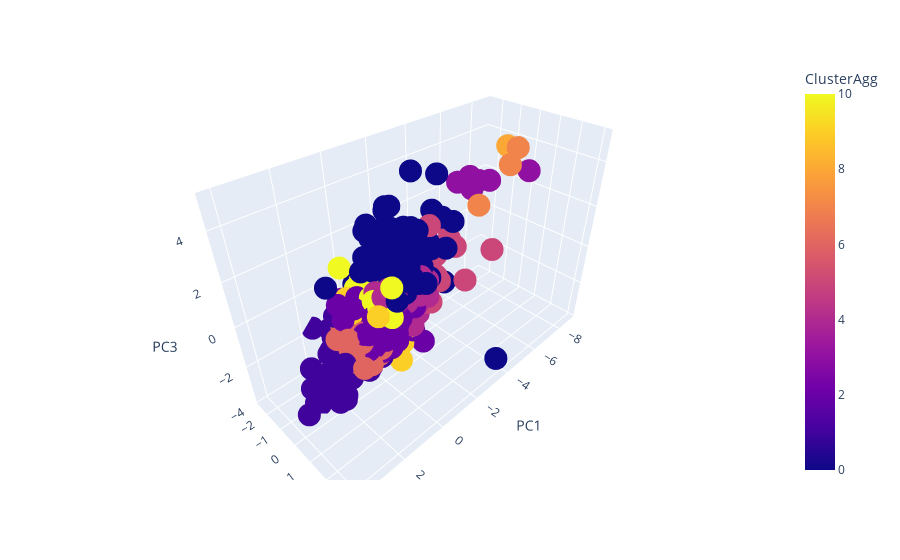

Here is the notebook cell this chart was saved with:
### Code cell
px.scatter_3d(df_final_agg, x='PC1', y='PC2', z='PC3', color='ClusterAgg')

### Figure 1 — Plotly figure (JSON) as saved in the notebook; plotly's stock layout.template omitted (floating-point values rounded to 4 significant figures; data arrays with more than 128 entries replaced by an {"elided": "..."} marker saying what was removed)
{"data": [{"hovertemplate": "PC1=%{x}<br>PC2=%{y}<br>PC3=%{z}<br>ClusterAgg=%{marker.color}<extra></extra>", "legendgroup": "", "marker": {"color": {"elided": "1338 int values"}, "coloraxis": "coloraxis", "symbol": "circle"}, "mode": "markers", "name": "", "scene": "scene", "showlegend": false, "type": "scatter3d", "x": {"elided": "1338 float values"}, "y": {"elided": "1338 float values"}, "z": {"elided": "1338 float values"}}], "layout": {"coloraxis": {"colorbar": {"title": {"text": "ClusterAgg"}}, "colorscale": [[0, "#0d0887"], [0.1111, "#46039f"], [0.2222, "#7201a8"], [0.3333, "#9c179e"], [0.4444, "#bd3786"], [0.5556, "#d8576b"], [0.6667, "#ed7953"], [0.7778, "#fb9f3a"], [0.8889, "#fdca26"], [1, "#f0f921"]]}, "legend": {"tracegroupgap": 0}, "margin": {"t": 60}, "scene": {"domain": {"x": [0, 1], "y": [0, 1]}, "xaxis": {"title": {"text": "PC1"}}, "yaxis": {"title": {"text": "PC2"}}, "zaxis": {"title": {"text": "PC3"}}}}}
